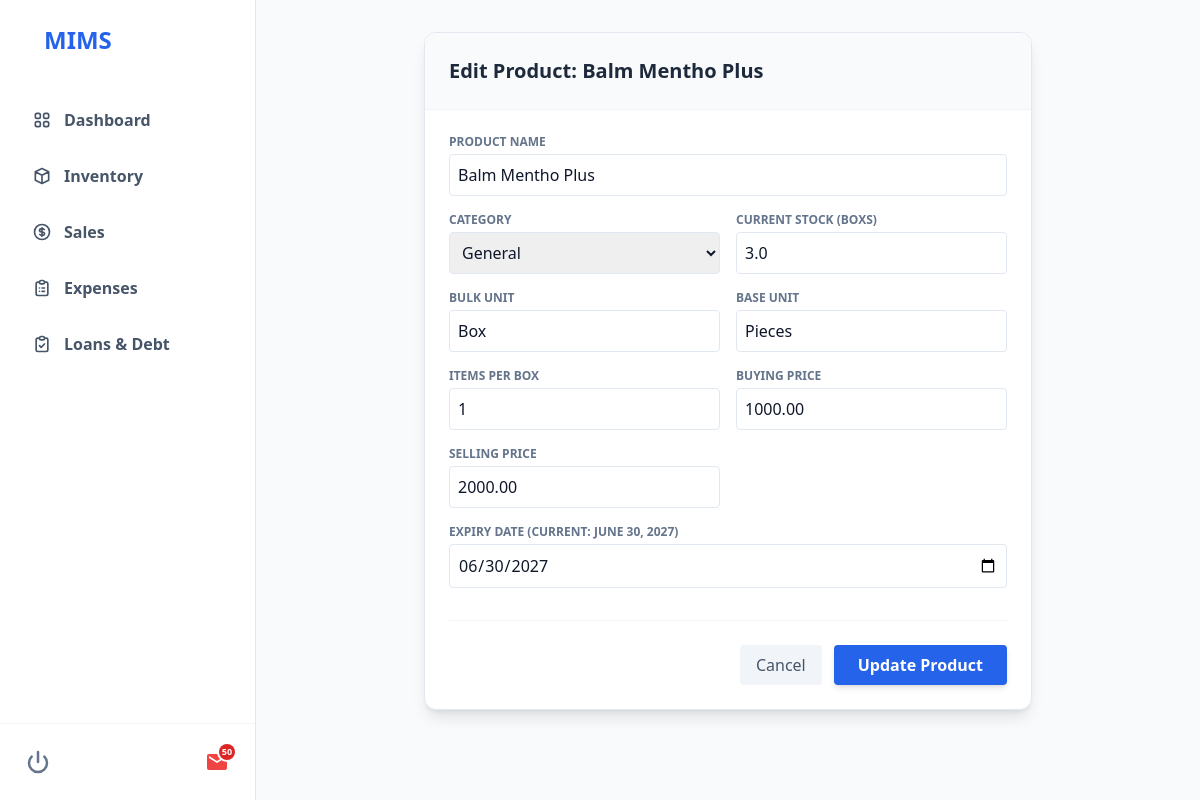
Page /inventory/edit/181/ (signed in) on the committed database.
### mims/models.py (models this page shows, shortened)
class Product(models.Model):
    name = models.CharField(max_length=200, db_index=True)
    category = models.ForeignKey(Category, on_delete=models.CASCADE)
    bulk_unit = models.CharField(max_length=50, help_text="e.g., Box")
    base_unit = models.CharField(max_length=50, help_text="e.g., Piece")
    conversion_factor = models.PositiveIntegerField(help_text="Sellable Items per Box")
    expiry_date = models.DateField(null=True, blank=True, help_text="Date when product expires")
    barcode = models.CharField(max_length=50, blank=True, null=True, unique=True)
    buy_price_per_bulk = models.DecimalField(max_digits=10, decimal_places=2, help_text="Buy Price per Smallest Unit")
    sell_price_per_base = models.DecimalField(max_digits=10, decimal_places=2, help_text="Retail Price per Smallest Unit")
    stock_qty = models.FloatField(default=0, help_text="Current Stock in Boxes")

class Category(models.Model):
    name = models.CharField(max_length=100)

### mims/views.py (the view, shortened to what this page needs)
# urls.py: path('inventory/edit/<int:product_id>/', views.edit_product_view, name='edit_product'),
@login_required
def edit_product_view(request, product_id):
    product = get_object_or_404(Product, id=product_id)
    categories = Category.objects.all()
    return render(request, 'mims/edit_product.html', {'product': product, 'categories': categories})

### mims/context_processors.py (called while the page is built)
def notifications(request):
    today = timezone.now().date()
    six_months_from_now = today + timedelta(days=180)
    low_stock = Product.objects.filter(stock_qty__lt=2)
    expiring_soon = Product.objects.filter(expiry_date__lte=six_months_from_now)
    total_ids = set(low_stock.values_list('id', flat=True)) | set(expiring_soon.values_list('id', flat=True))
    count = len(total_ids)
    return {
        'notification_count': count,
        'has_notifications': count > 0
    }

### mims/templates/mims/edit_product.html (shortened to what this page needs)
{% extends 'mims/dashboard.html' %}
{% block content %}
<div class="p-8 max-w-2xl mx-auto">
    {% if user.is_staff %}
    <div class="bg-white rounded-xl shadow-lg overflow-hidden border border-slate-200">
        <div class="p-6 border-b border-slate-100 bg-slate-50">
            <h2 class="text-xl font-bold text-slate-800">Edit Product: {{ product.name }}</h2>
        </div>
        <form method="POST" class="p-6 grid grid-cols-2 gap-4">
            <div class="col-span-2">
                <label class="block text-xs font-bold text-slate-500 uppercase">Product Name</label>
                <input type="text" name="name" value="{{ product.name }}" required class="w-full p-2 border border-slate-200 rounded mt-1">
            </div>
            <div>
                <label class="block text-xs font-bold text-slate-500 uppercase">Category</label>
                <select name="category" class="w-full p-2 border border-slate-200 rounded mt-1">
                    {% for cat in categories %}
                    <option value="{{ cat.id }}" {% if cat.id == product.category.id %}selected{% endif %}>{{ cat.name }}</option>
                    {% endfor %}
                </select>
            </div>
            <div>
                <label class="block text-xs font-bold text-slate-500 uppercase">Current Stock ({{ product.bulk_unit }}s)</label>
                <input type="number" step="0.01" name="stock_qty" value="{{ product.stock_qty }}" class="w-full p-2 border border-slate-200 rounded mt-1">
            </div>
            <div>
                <label class="block text-xs font-bold text-slate-500 uppercase">Bulk Unit</label>
                <input type="text" name="bulk_unit" value="{{ product.bulk_unit }}" required class="w-full p-2 border border-slate-200 rounded mt-1">
            </div>
            <div>
                <label class="block text-xs font-bold text-slate-500 uppercase">Base Unit</label>
                <input type="text" name="base_unit" value="{{ product.base_unit }}" required class="w-full p-2 border border-slate-200 rounded mt-1">
            </div>
            <div>
                <label class="block text-xs font-bold text-slate-500 uppercase">Items per {{ product.bulk_unit }}</label>
                <input type="number" name="conversion_factor" value="{{ product.conversion_factor }}" required class="w-full p-2 border border-slate-200 rounded mt-1">
            </div>
            <div>
                <label class="block text-xs font-bold text-slate-500 uppercase">Buying Price</label>
                <input type="number" step="0.01" name="buy_price" value="{{ product.buy_price_per_bulk }}" required class="w-full p-2 border border-slate-200 rounded mt-1">
            </div>
            <div>
                <label class="block text-xs font-bold text-slate-500 uppercase">Selling Price</label>
                <input type="number" step="0.01" name="sell_price" value="{{ product.sell_price_per_base }}" required class="w-full p-2 border border-slate-200 rounded mt-1">
            </div>
            <div class="col-span-2">
                <label class="block text-xs font-bold text-slate-500 uppercase">Expiry Date (current: {{ product.expiry_date|default:"None" }})</label>
                <input type="date" name="expiry_date" value="{{ product.expiry_date|date:'Y-m-d' }}" class="w-full p-2 border border-slate-200 rounded mt-1 focus:ring-2 focus:ring-blue-500 outline-none">
            </div>
            <div class="col-span-2 flex justify-end gap-3 pt-6 border-t border-slate-100 mt-4">
                <a href="{% url 'inventory' %}" class="px-4 py-2 bg-slate-100 text-slate-600 rounded hover:bg-slate-200">Cancel</a>
                <button type="submit" class="px-6 py-2 bg-blue-600 text-white rounded hover:bg-blue-700 font-bold shadow-md">Update Product</button>
            </div>
        </form>
    </div>
    {% endif %}
</div>
{% endblock %}

### mims/templates/mims/dashboard.html (style rules this page uses)
body { font-family: ui-sans-serif, system-ui, -apple-system, BlinkMacSystemFont, "Segoe UI", Roboto, "Helvetica Neue", Arial, sans-serif; }

### rows in the picture
Product: name "Balm Mentho Plus", category "General", bulk_unit "BOX", stock_qty "3.0", bulk_unit "Box", base_unit "Pieces", conversion_factor "1", buy_price "1000.00", sell_price "2000.00", expiry_date "JUNE 30, 2027", expiry_date "06/30/2027"

### other values in the picture
{{ notification_count }} "50"
